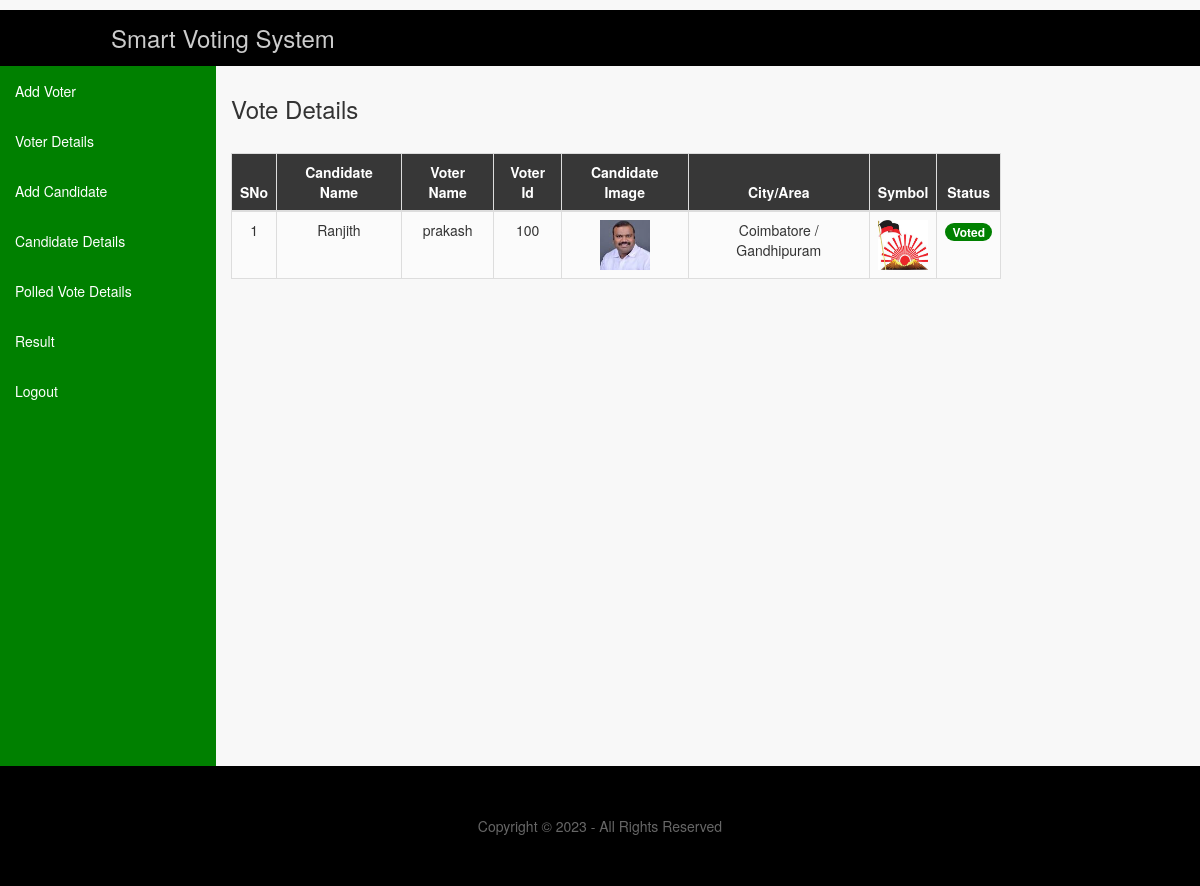
The page /all_vote/ on the database its author committed.
### app/models.py (models this page shows, shortened)
class Vote(models.Model):
    voter_id = models.ForeignKey(Voter_Detail, on_delete=models.CASCADE)
    candidate_id = models.ForeignKey(Candidate_Detail, on_delete=models.CASCADE)
    vote = models.IntegerField()
    date = models.DateField('Posted Date',default=timezone.now())

class Candidate_Detail(models.Model):
    name = models.CharField(max_length=100)
    email = models.EmailField(max_length=50)
    mobile = models.CharField(max_length=30)
    age = models.CharField(max_length=30)
    dob = models.CharField(max_length=30)
    city = models.CharField(max_length=100)
    area = models.CharField(max_length=200)
    gender = models.CharField(max_length=20)
    address = models.TextField(max_length=1000)
    symbol = models.FileField('Symbol',upload_to='documents/',null=True)
    image = models.FileField('Upload Image',upload_to='documents/',null=True)

class Voter_Detail(models.Model):
    face_id = models.IntegerField(primary_key=True)
    name = models.CharField(max_length=100)
    email = models.EmailField(max_length=50)
    mobile = models.CharField(max_length=30)
    age = models.CharField(max_length=30)
    dob = models.CharField(max_length=30)
    city = models.CharField(max_length=100)
    area = models.CharField(max_length=200)
    gender = models.CharField(max_length=20)
    password = models.CharField(max_length=20,null=True)
    address = models.TextField(max_length=1000)
    voter_id = models.FileField('Voter Id',upload_to='documents/',null=True)
    image = models.FileField('Upload Image',upload_to='documents/',null=True)

### app/views.py (the view)
# urls.py: path('all_vote/',views.all_vote,name='all_vote'),
def all_vote(request):
	row=Vote.objects.all()
	return render(request,'all_vote.html',{'row':row})

### app/templates/all_vote.html (shortened to what this page needs)
{% include 'db_header.html' %}
<div class="adminlogin">
<div style="padding-left:0;padding-right:0;width:18%;" class="col-md-2 padding">
		{% include 'menu.html' %}
</div>
<div class="col-md-8">
<h3 style="margin-top:30px;" > Vote Details</h3>
	<div class="table-responsive ">
		  <table style="margin-top:20px;" class="table table-bordered" >
			<thead style="text-align:center;">
			  <tr style="text-align:center;">
				<th>SNo</th>
				<th> Candidate Name</th>
				<th> Voter Name</th>
				<th> Voter Id</th>
				<th>Candidate Image</th>
				<th>City/Area</th>
				<th>Symbol</th>
				<th>Status</th>
			  </tr>
			</thead>
			<tbody>
			{% for i in row %}
				<tr style="text-align:center;">
					<td>{{forloop.counter}}</td>
					<td>{{i.candidate_id.name}}</td>
					<td>{{i.voter_id.name}}</td>
					<td>{{i.voter_id.face_id}}</td>
					<td>
					<img src="/media/{{i.candidate_id.image}}" style="width:50px;height: 50px;">
					</td>
					<td>{{i.candidate_id.city}} / {{i.candidate_id.area}}</td>
					<td>
					<img src="/media/{{i.candidate_id.symbol}}" style="width:50px;height: 50px;">
					</td>
					<td><span class="badge badge-danger" style="background: green;">Voted</span></td>
				</tr>
				{% endfor %}
		  </tbody>
  </table>
  </div>
</div>
</div>
{% include 'footer.html' %}

### static/layout/styles/layout.css (style rules this page uses)
*, *::before, *::after { transition:all .3s ease-in-out; }
table, th, td { border:1px solid; border-collapse:collapse; vertical-align:top; }
table, th { table-layout:auto; }
table { width:100%; margin-bottom:15px; }
th, td { padding:5px 8px; }
td { border-width:0 1px; }
body { color:#CBCBCB; background-color:#000000; }
table, th, td, #comments .avatar, #comments input, #comments textarea { border-color:#D7D7D7; }
th { color:#FFFFFF; background-color:#373737; }
tr, #comments li, #comments input[type="submit"], #comments input[type="reset"] { color:inherit; background-color:#FBFBFB; }

### static/css/style.css (style rules this page uses)
body { background:#F8F8F8 ; }

### static/layout/styles/framework.css (style rules this page uses)
html { overflow-y:scroll; overflow-x:hidden; }
html, body { margin:0; padding:0; font-size:14px; line-height:1.6em; }
*, *::before, *::after { box-sizing:border-box; }
img { width:auto; max-width:100%; height:auto; margin:0; padding:0; border:none; line-height:normal; vertical-align:middle; }
body, input, textarea, select { font-family:Verdana, Geneva, sans-serif; }
h1, h2, h3, h4, h5, h6, .heading { font-family:Georgia, "Times New Roman", Times, serif; }
h1, h2, h3, h4, h5, h6, .heading { margin:0 0 20px 0; font-size:22px; line-height:normal; font-weight:normal; text-transform:capitalize; }

### app/templates/db_header.html (style rules this page uses)
.padding { background-color:green; height:700px; }
th { text-align:center; }

### rows shown on the page
Vote: candidate_id.name "Ranjith", voter_id.name "prakash", voter_id.face_id "100", candidate_id.image (picture), candidate_id.city "Coimbatore", candidate_id.area "Gandhipuram", candidate_id.symbol (picture)
